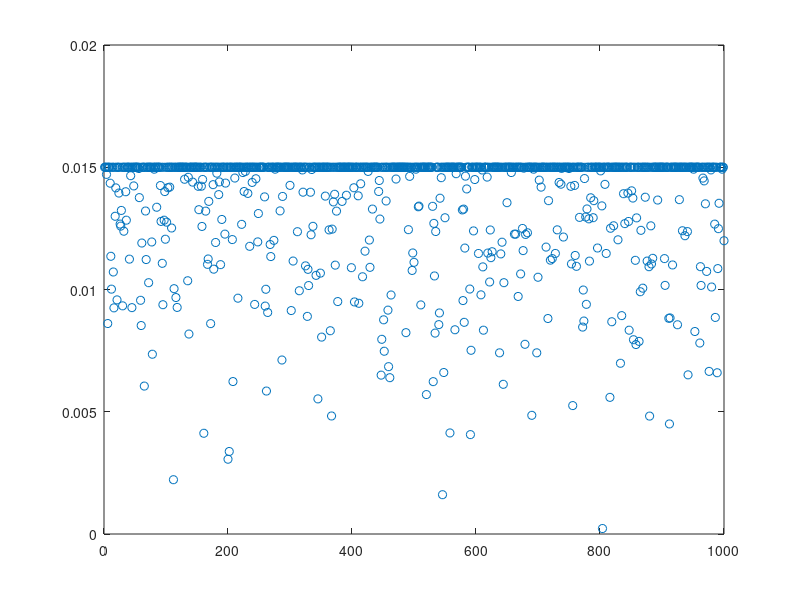

MATLAB code for this plot:
function StdpInhib

N=1000     % num neurons
NIn=200;
%M=0;
%P=zeroes(1,N);
CTime=20;
APlus=0.005;
B=1.05;
AMin=B*APlus;
Tau_Min=20;
Tau_Plus=20;
EEx=0;
EIn=-70;
Tau_m=20;
VThresh=-54;
VReset=-60;
VRest=-74;
gmax=0.015;
Tau_ex=5;
Tau_in=5;
MaxT=1000;
g_inmax=0.05;

TSincePost=100;  %**Check
V(1)=VRest;

%rates=GetRates(N);
rates=GetRates2(N);
for i=1:N
    TToNext(i)=GetSpikeT(rates(i)/1000);
    TSincePre(i)=100;
end
for i=1:NIn
    TToNextIn(i)=GetSpikeT(0.01);
end

g=gmax*(rand(1,N));     %Check**
g_ex(1)=0;
g_in(1)=0;
IntCounter=GetNewInterval(CTime);
for t=1:MaxT
    g_ex(t)=0;
    g_in(t)=0;
    %t
    for i=1:N
        if(TToNext(i)<=0) 
            g(i)=g(i)-gmax*AMin*exp(-TSincePost/Tau_Min);
            TSincePre(i)=0;
            TToNext(i)=GetSpikeT(rates(i)/1000);
        else
            TSincePre(i)=TSincePre(i)+1;
            TToNext(i)=TToNext(i)-1;
        end
        if(g(i)<0) g(i)=0; end;
        g_ex(t)=g_ex(t)+g(i);
    end
    %if(t>0) g_ex(t)=g_ex(t)-g_ex(t)/Tau_ex; end;
    
    for i=1:NIn
        if(TToNextIn(i)<=0) 
            g_in(t)=g_in(t)+g_inmax;
            TToNextIn(i)=GetSpikeT(0.01);
        else
            TToNextIn(i)=TToNextIn(i)-1;
        end
    end    
    %g_in(t)=g_in(t)-g_in(t)/Tau_in;
   % length(find(TToNext==0))
    TSincePost=TSincePost+1;   % Check ****
    g_ex;
    if(t>0)
       g_ex(t)=g_ex(t)-g_ex(t)/Tau_ex;
       g_in(t)=g_in(t)-g_in(t)/Tau_in;
    end
    V(t+1)=V(t)+(VRest-V(t)+g_ex(t)*(EEx-V(t))+g_in(t)*(EIn-V(t)))/Tau_m;
    if(V(t+1)>VThresh)
        V(t+1)=VReset;
        %PostSpike=1;
        TSincePost=0; %Check****
        for i=1:N
            if(TSincePre(i)>0) 
                g(i)=g(i)+gmax*APlus*exp(-TSincePre(i)/Tau_Plus);
            end
            if(g(i)>gmax) g(i)=gmax; end;
        end
    end
    
    if(IntCounter<=0)
        IntCounter=GetNewInterval(CTime);
    else 
        IntCounter=IntCounter-1;
    end
    if(mod(t,100)==0)
       %keyboard;
       t
    end
end
plot(g,'o')
keyboard

function[t]=GetSpikeT(r)
t=round(GetRndExp(1/r));

function[t]=GetNewInterval(c)
t=round(GetRndExp(c));

function[t]=GetRndExp(c);
t=-log(rand)*c;

function[r]=GetRates(N)
added=randn;
RatesCorr=10*(1+0.3*randn(1,N/2)+0.3*added);     %Poss Change***
bads=find(RatesCorr<=0);
while(length(bads)>0)
    RatesCorr(bads)=10*(1+0.3*randn(1,length(bads))+0.3*added); 
    bads=find(RatesCorr<=0);
end
    
RatesUnCorr=10*(1+0.3*sqrt(2)*randn(1,N/2));    %Poss Change ***
bads=find(RatesUnCorr<=0);
while(length(bads)>0)
    RatesUnCorr(bads)=10*(1+0.3*sqrt(2)*randn(1,length(bads))); 
    bads=find(RatesUnCorr<=0);
end
r=[RatesCorr RatesUnCorr];

function[r]=GetRates2(N)
    
RatesUnCorr=10*(1+0.3*sqrt(2)*randn(1,N));    %Poss Change ***
bads=find(RatesUnCorr<=0);
while(length(bads)>0)
    RatesUnCorr(bads)=10*(1+0.3*sqrt(2)*randn(1,length(bads))); 
    bads=find(RatesUnCorr<=0);
end
r=[RatesUnCorr];